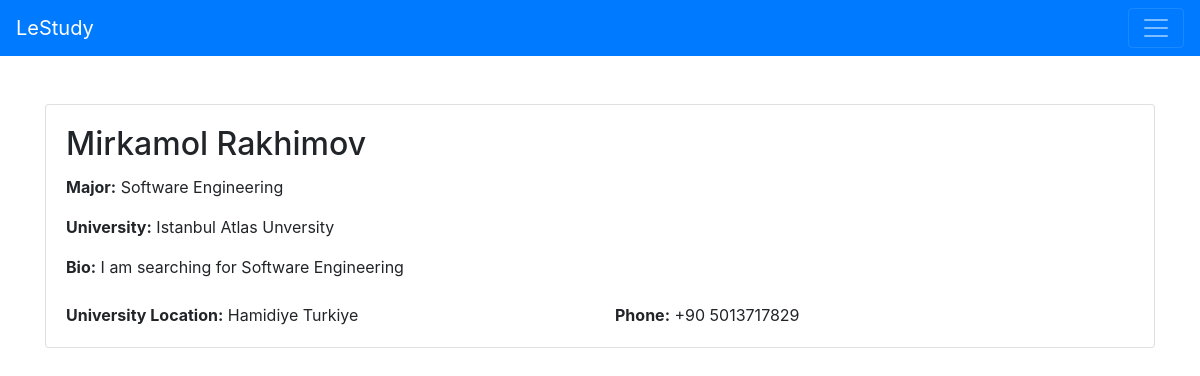
Screenshot of /student/1/ with the database file from the repository.
### LetsStudyApp/models.py (models this page shows, shortened)
class Student(models.Model):
    first_name = models.CharField(max_length=100)
    last_name = models.CharField(max_length=100)
    bio = models.TextField(blank=True, null=True)
    phone_number = models.CharField(max_length=20, unique=True)
    university_name = models.CharField(max_length=100)
    university_location = models.CharField(max_length=255)
    major_name = models.CharField(max_length=100)

### LetsStudyApp/views.py (the view)
# urls.py: path('student/<int:pk>/', StudentDetailView.as_view(), name='student_detail'),
class StudentDetailView(DetailView):
    model = Student  # Specify the model for the detailed view
    template_name = 'LetsStudyApp/student_detail.html'  # Specify the template for rendering
    context_object_name = 'student'

### LetsStudyApp/templates/LetsStudyApp/student_detail.html (shortened to what this page needs)
<!DOCTYPE html>
<html lang="en">
<head>
<link rel="stylesheet" href="https://cdn.jsdelivr.net/npm/bootstrap@4.6.2/dist/css/bootstrap.min.css">    <title>{{ student.first_name }} {{ student.last_name }} - Student Detail</title>
</head>
<body>
<nav class="navbar navbar-dark bg-primary">
  <a class="navbar-brand" href="{% url 'home' %}">LeStudy</a>
  <button class="navbar-toggler" type="button" data-toggle="collapse" data-target="#navbarSupportedContent" aria-controls="navbarSupportedContent" aria-expanded="false" aria-label="Toggle navigation">
    <span class="navbar-toggler-icon"></span>
  </button>
</nav>
<div class="container mt-5">
    <div class="card">
        <div class="card-body">
            <h2 class="card-title">{{ student.first_name }} {{ student.last_name }}</h2>
            <p class="card-text"><strong>Major:</strong> {{ student.major_name }}</p>
            <p class="card-text"><strong>University:</strong> {{ student.university_name }}</p>
            <p class="card-text"><strong>Bio:</strong> {{ student.bio }}</p>
            <div class="row mt-4">
                <div class="col-md-6">
                    <p class="card-text"><strong>University Location:</strong> {{ student.university_location }}</p>
                </div>
                <div class="col-md-6">
                    <p class="card-text"><strong>Phone:</strong> {{ student.phone_number }}</p>
                </div>
            </div>
        </div>
    </div>
</div>
</body>
</html>

### rows the page displays
Student: first_name "Mirkamol", last_name "Rakhimov", major_name "Software Engineering", university_name "Istanbul Atlas Unversity", bio "I am searching for Software Engineering", university_location "Hamidiye Turkiye", phone_number "+90 5013717829"
